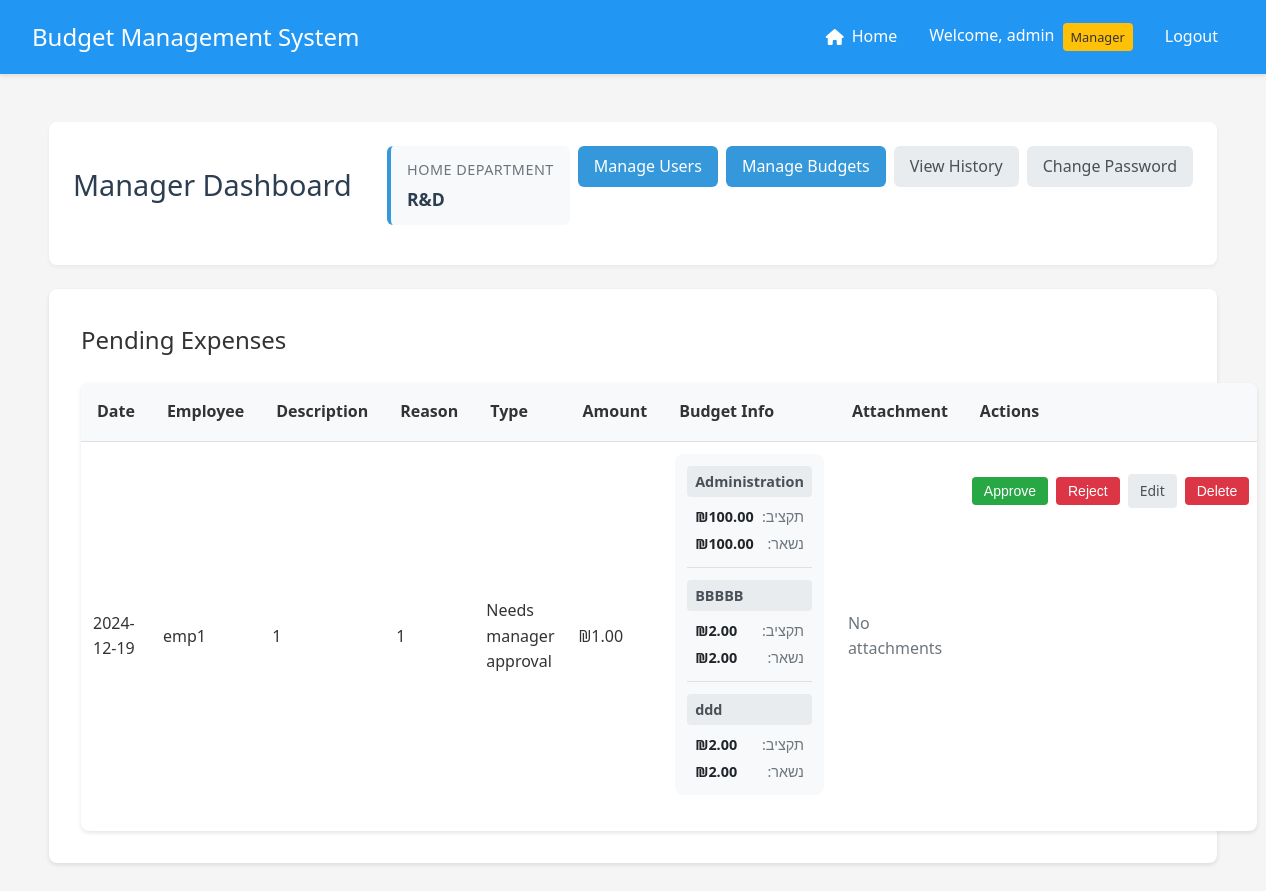
Screenshot of /manager/dashboard (signed in) with the database file from the repository.
### app.py (models this page shows, shortened)
class User(UserMixin, db.Model):
    __tablename__ = 'user'
    id = db.Column(db.Integer, primary_key=True)
    username = db.Column(db.String(80), unique=True, nullable=False)
    email = db.Column(db.String(120), unique=False, nullable=False)
    password = db.Column(db.String(120), nullable=False)
    is_manager = db.Column(db.Boolean, default=False)
    is_admin = db.Column(db.Boolean, default=False)
    status = db.Column(db.String(20), default='active')  # active, inactive, pending
    department_id = db.Column(db.Integer, db.ForeignKey('department.id'))
    home_department = db.relationship('Department',
                                    foreign_keys=[department_id],
                                    back_populates='employees')
    managed_departments = db.relationship('Department',
                                       secondary=manager_departments,
                                       backref=db.backref('department_managers', lazy='dynamic'))
    submitted_expenses = db.relationship('Expense',
                                       primaryjoin='User.id==Expense.user_id',
                                       backref='submitter',
                                       lazy=True)
    handled_expenses = db.relationship('Expense',
                                     primaryjoin='User.id==Expense.manager_id',
                                     backref='handler',
                                     lazy=True)

class Department(db.Model):
    __tablename__ = 'department'
    id = db.Column(db.Integer, primary_key=True)
    name = db.Column(db.String(100), nullable=False)
    budget = db.Column(db.Float, default=0.0)
    employees = db.relationship('User', foreign_keys='User.department_id', back_populates='home_department')
    categories = db.relationship('Category', backref='department', lazy=True)

class Expense(db.Model):
    __tablename__ = 'expense'
    id = db.Column(db.Integer, primary_key=True)
    amount = db.Column(db.Float, nullable=False)
    description = db.Column(db.String(200))
    reason = db.Column(db.String(500))
    type = db.Column(db.String(50), nullable=False, default='needs_approval')  # New field
    date = db.Column(db.DateTime, nullable=False, default=datetime.utcnow)
    status = db.Column(db.String(20), default='pending')
    user_id = db.Column(db.Integer, db.ForeignKey('user.id'), nullable=False)
    subcategory_id = db.Column(db.Integer, db.ForeignKey('subcategory.id'), nullable=False)
    quote_filename = db.Column(db.String(255))
    invoice_filename = db.Column(db.String(255))
    receipt_filename = db.Column(db.String(255))
    manager_id = db.Column(db.Integer, db.ForeignKey('user.id'), nullable=True)
    handled_at = db.Column(db.DateTime, nullable=True)

### app.py (the view, shortened to what this page needs)
@app.route('/manager/dashboard')
@login_required
def manager_dashboard():
    if not current_user.is_manager:
        return redirect(url_for('employee_dashboard'))
    dept_expenses = db.session.query(
        Department.id,
        db.func.sum(Expense.amount).label('total_expenses')
    ).join(
        Category, Department.id == Category.department_id
    ).join(
        Subcategory, Category.id == Subcategory.category_id
    ).join(
        Expense, Subcategory.id == Expense.subcategory_id
    ).filter(
        Expense.status == 'approved'
    ).group_by(Department.id).subquery()
    cat_expenses = db.session.query(
        Category.id,
        db.func.sum(Expense.amount).label('total_expenses')
    ).join(
        Subcategory, Category.id == Subcategory.category_id
    ).join(
        Expense, Subcategory.id == Expense.subcategory_id
    ).filter(
        Expense.status == 'approved'
    ).group_by(Category.id).subquery()
    subcat_expenses = db.session.query(
        Subcategory.id,
        db.func.sum(Expense.amount).label('total_expenses')
    ).join(
        Expense, Subcategory.id == Expense.subcategory_id
    ).filter(
        Expense.status == 'approved'
    ).group_by(Subcategory.id).subquery()
    if current_user.username == 'admin':
        pending_expenses = Expense.query.join(User, Expense.user_id == User.id)\
            .join(Subcategory, Expense.subcategory_id == Subcategory.id)\
            .join(Category, Subcategory.category_id == Category.id)\
            .join(Department, Category.department_id == Department.id)\
            .outerjoin(dept_expenses, Department.id == dept_expenses.c.id)\
            .outerjoin(cat_expenses, Category.id == cat_expenses.c.id)\
            .outerjoin(subcat_expenses, Subcategory.id == subcat_expenses.c.id)\
            .filter(Expense.status == 'pending')\
            .add_columns(
                Department.name.label('department_name'),
                Department.budget.label('department_budget'),
                (Department.budget - db.func.coalesce(dept_expenses.c.total_expenses, 0)).label('department_remaining'),
                Category.name.label('category_name'),
                Category.budget.label('category_budget'),
                (Category.budget - db.func.coalesce(cat_expenses.c.total_expenses, 0)).label('category_remaining'),
                Subcategory.name.label('subcategory_name'),
                Subcategory.budget.label('subcategory_budget'),
                (Subcategory.budget - db.func.coalesce(subcat_expenses.c.total_expenses, 0)).label('subcategory_remaining')
            ).all()
    return render_template('manager_dashboard.html', expenses=pending_expenses)

### templates/manager_dashboard.html (shortened to what this page needs)
{% extends "base.html" %}
{% block content %}
<div class="container">
    <header class="dashboard-header">
        <h1>Manager Dashboard</h1>
        <div class="user-info">
            <div class="department-info">
                <div class="home-department">
                    <div class="department-label">Home Department</div>
                    <div class="department-value">{{ current_user.home_department.name if current_user.home_department else 'No Department' }}</div>
                </div>
            </div>
            <div class="header-actions">
                {% if current_user.is_admin %}
                <a href="{{ url_for('manage_users') }}" class="button primary">Manage Users</a>
                {% endif %}
                <a href="{{ url_for('manage_departments') }}" class="button primary">Manage Budgets</a>
                <a href="{{ url_for('expense_history') }}" class="button secondary">View History</a>
                <a href="{{ url_for('change_password') }}" class="button secondary">Change Password</a>
            </div>
        </div>
    </header>
    <div class="card">
        <h2>Pending Expenses</h2>
        <div class="table-responsive">
            <table>
                <thead>
                    <tr>
                        <th>Date</th>
                        <th>Employee</th>
                        <th>Description</th>
                        <th>Reason</th>
                        <th>Type</th>
                        <th>Amount</th>
                        <th>Budget Info</th>
                        <th>Attachment</th>
                        <th>Actions</th>
                    </tr>
                </thead>
                <tbody>
                    {% for expense, dept_name, dept_budget, dept_remaining, cat_name, cat_budget, cat_remaining, subcat_name, subcat_budget, subcat_remaining in expenses %}
                    <tr>
                        <td>{{ expense.date.strftime('%Y-%m-%d') }}</td>
                        <td>{{ expense.submitter.username }}</td>
                        <td>{{ expense.description }}</td>
                        <td>{{ expense.reason }}</td>
                        <td>{{ expense.type|format_expense_type }}</td>
                        <td>₪{{ "%.2f"|format(expense.amount) }}</td>
                        <td>
                            <div class="budget-info">
                                <div class="budget-section">
                                    <div class="budget-header">{{ dept_name }}</div>
                                    <div class="budget-details">
                                        <div class="budget-item">
                                            <span class="label">תקציב:</span>
                                            <span class="amount">₪{{ "%.2f"|format(dept_budget) }}</span>
                                        </div>
                                        <div class="budget-item">
                                            <span class="label">נשאר:</span>
                                            <span class="amount {% if dept_remaining < expense.amount %}warning{% endif %}">
                                                ₪{{ "%.2f"|format(dept_remaining) }}
                                            </span>
                                        </div>
                                    </div>
                                </div>
                                <div class="budget-section">
                                    <div class="budget-header">{{ cat_name }}</div>
                                    <div class="budget-details">
                                        <div class="budget-item">
                                            <span class="label">תקציב:</span>
                                            <span class="amount">₪{{ "%.2f"|format(cat_budget) }}</span>
                                        </div>
                                        <div class="budget-item">
                                            <span class="label">נשאר:</span>
                                            <span class="amount {% if cat_remaining < expense.amount %}warning{% endif %}">
                                                ₪{{ "%.2f"|format(cat_remaining) }}
                                            </span>
                                        </div>
                                    </div>
                                </div>
                                <div class="budget-section">
                                    <div class="budget-header">{{ subcat_name }}</div>
                                    <div class="budget-details">
                                        <div class="budget-item">
                                            <span class="label">תקציב:</span>
                                            <span class="amount">₪{{ "%.2f"|format(subcat_budget) }}</span>
                                        </div>
                                        <div class="budget-item">
                                            <span class="label">נשאר:</span>
                                            <span class="amount {% if subcat_remaining < expense.amount %}warning{% endif %}">
                                                ₪{{ "%.2f"|format(subcat_remaining) }}
                                            </span>
                                        </div>
                                    </div>
                                </div>
                            </div>
                        </td>
                        <td>
                            {% if not expense.quote_filename and not expense.invoice_filename and not expense.receipt_filename %}
                                <span class="text-muted">No attachments</span>
                            {% endif %}
                        </td>
                        <td class="actions">
                            <div class="action-buttons">
                                <form action="{{ url_for('handle_expense', expense_id=expense.id, action='approve') }}" method="post" class="inline-form">
                                    <button type="submit" class="button success small">Approve</button>
                                </form>
                                <form action="{{ url_for('handle_expense', expense_id=expense.id, action='reject') }}" method="post" class="inline-form">
                                    <button type="submit" class="button danger small">Reject</button>
                                </form>
                                {% if current_user.username == 'admin' %}
                                <a href="{{ url_for('admin_edit_expense', expense_id=expense.id) }}"
                                   class="button secondary small">Edit</a>
                                <form action="{{ url_for('admin_delete_expense', expense_id=expense.id) }}"
                                      method="post"
                                      class="inline-form"
                                      onsubmit="return confirm('Are you sure you want to delete this expense?');">
                                    <button type="submit" class="button danger small">Delete</button>
                                </form>
                                {% endif %}
                            </div>
                        </td>
                    </tr>
                    {% endfor %}
                </tbody>
            </table>
        </div>
    </div>
</div>
{% endblock %}

### templates/base.html (shortened to what this page needs)
<!DOCTYPE html>
<html lang="en">
<head>
    <link rel="stylesheet" href="{{ url_for('static', filename='style.css') }}">
    <link href="https://cdnjs.cloudflare.com/ajax/libs/font-awesome/6.0.0/css/all.min.css" rel="stylesheet">
</head>
<body>
    <nav class="navbar">
        <div class="nav-brand">Budget Management System</div>
        <div class="nav-items">
            {% if current_user.is_authenticated %}
                {% if current_user.username == 'admin' %}
                    <a href="{{ url_for('index') }}" class="nav-link">
                        <i class="fas fa-home"></i> Home
                    </a>
                {% endif %}
                <span class="user-info">
                    Welcome, {{ current_user.username }}
                    {% if current_user.is_manager %}
                        <span class="badge">Manager</span>
                    {% endif %}
                </span>
                <a href="{{ url_for('logout') }}" class="nav-link">Logout</a>
            {% else %}
                <a href="{{ url_for('login') }}" class="nav-link">Login</a>
            {% endif %}
        </div>
    </nav>
    <div class="content">
        {% block content %}{% endblock %}
    </div>
</body>
</html>

### rows the page displays
User: username "admin"
Department: home_department "R&D"
Expense: date "2024-12-19", submitter.username "emp1", description "1", reason "1", type "Needs manager approval", amount "1.00", dept_name "Administration", dept_budget "100.00", dept_remaining "100.00", cat_name "BBBBB", cat_budget "2.00", cat_remaining "2.00", subcat_name "ddd", subcat_budget "2.00", subcat_remaining "2.00", shows "No attachments"
